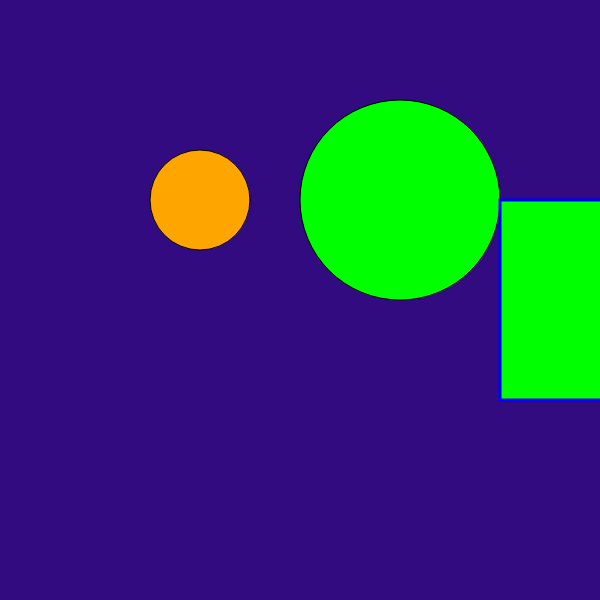
Frame 1 (no input)
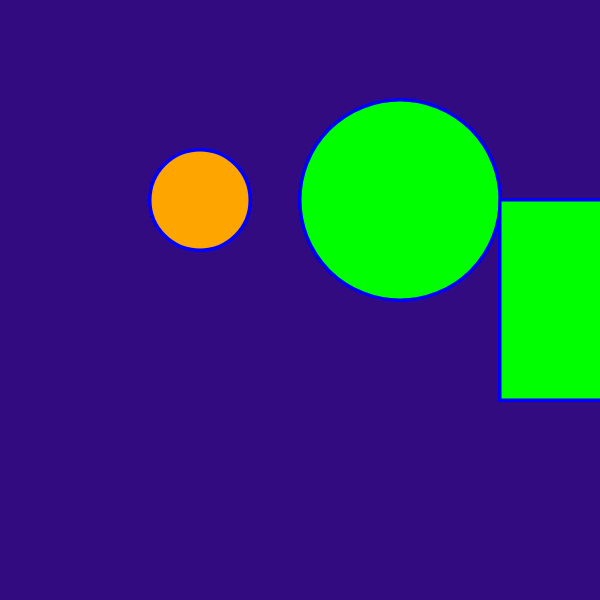
Frame 60 (no input)
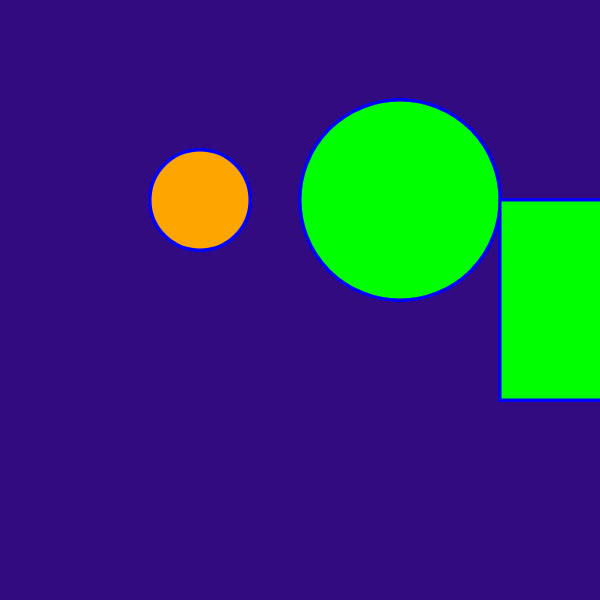
Frame 120 (the mouse pressed at the canvas centre since frame 60)

The p5.js sketch that drew these frames (run headless with seeded random() and noise() and a simulated clock; from frame 60 on, the mouse is pressed at the canvas centre):

// p5.js sketch
// ── sketch.js
function setup() {
    createCanvas(600,600);
    background(50,11,129);
}

function draw() {
    fill("orange");
    ellipse(200,200,100,100);
    fill(0,255,0);
    ellipse(400,200,200,200);
    stroke("blue");
    strokeWeight(3);
    rect(500,200,200,200);
}
